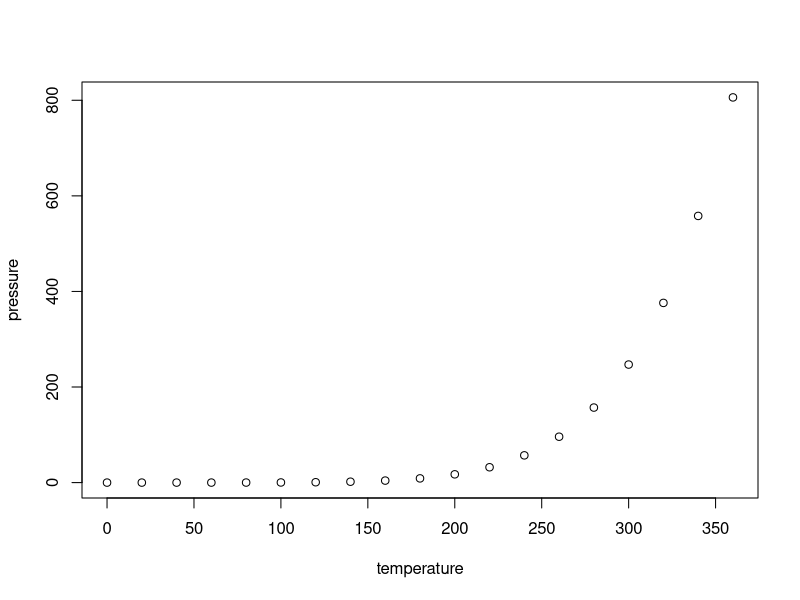
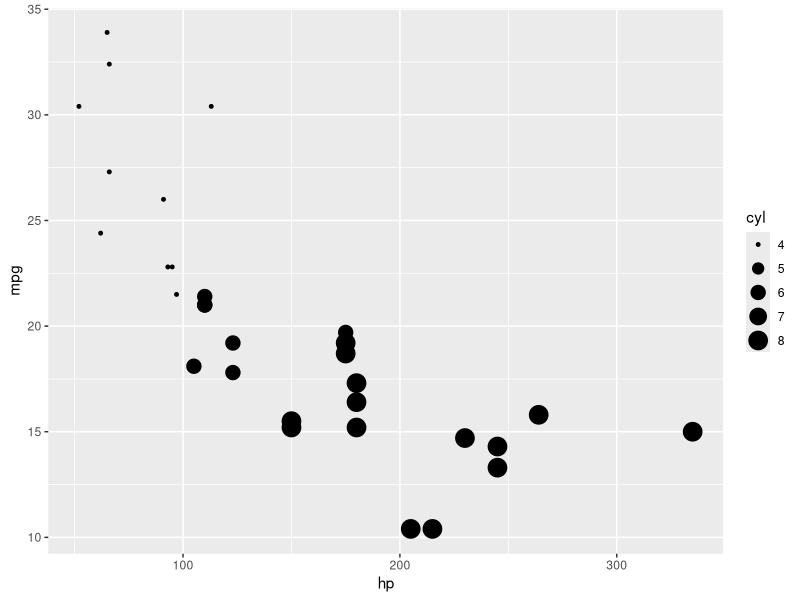

These figures' R source, in order:
## ---- chunk 1
knitr::opts_chunk$set(echo = TRUE)
## ---- chunk 2
plot(pressure)
## ---- chunk 3
data(mtcars)
## ---- chunk 4
library(ggplot2)
ggplot(mtcars, aes(x=hp, y=mpg)) +
  geom_point(aes(size=cyl))
  
